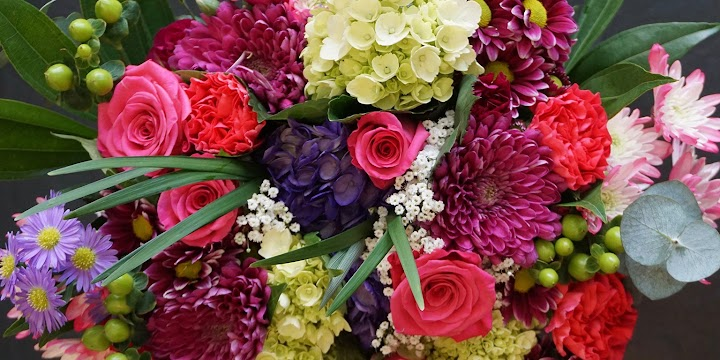
#> input picture images/img.png, 720 x 360 px
$ python 'İmage Region of Interest .py'
#> lines starting #> are read from the running program, lines starting #| are printed output that depends on the picture
import cv2

img=cv2.imread('images/img.png')
#> img is the input picture: shape (360, 720, 3); mean B, G, R 73.3, 78.8, 121.7

if img is None :
    print('image not found')
else:
    # The general formula (roi = image[startY:endY, startX:endX])
    Roi=img[90:270,110:610]
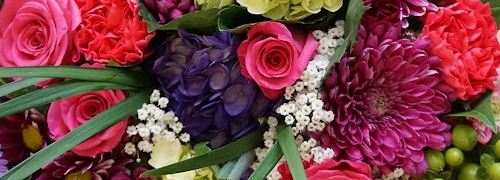
#> Roi: shape (180, 500, 3); mean B, G, R 66.5, 61, 122.9

    cv2.imshow('Original Image',img)
    cv2.imshow('Region of Interest',Roi)
    cv2.waitKey(0)
    cv2.destroyAllWindows()
